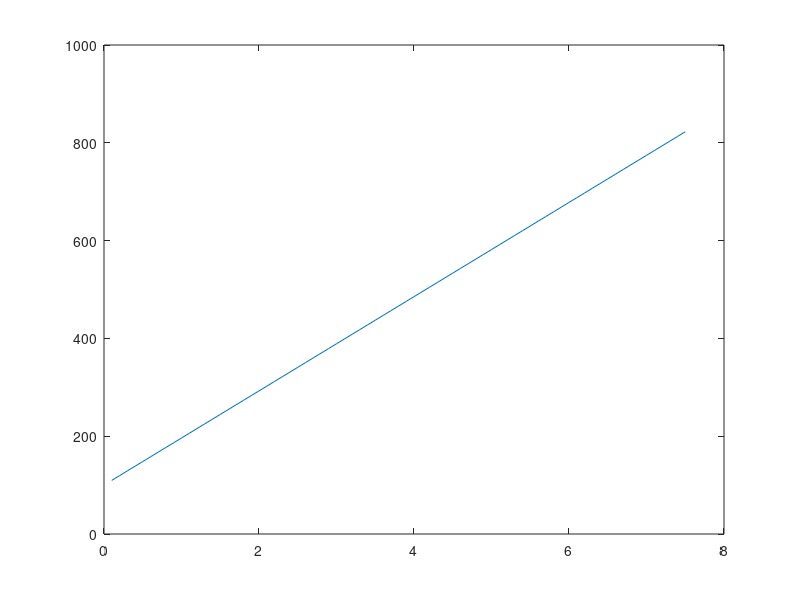

This figure's MATLAB source:
clear
clc
close all

%% Constant Initialization
g = 9.81; %gravity in m/s^2
m = 113; % kg, mass of cart fully loaded
vo_mph = 0; %initial velocity
vf_mph = 3; % final velocity in mph
vo = vo_mph*0.44704; %initial velocity in m/s
vf = vf_mph*0.44704; %final velocity in m/s
theta = 7.5; %max slope angle
vfy = vf*sind(theta); %vertical component of velocity
dist_mi = 5; %total distance cart is to travel in miles
dist = dist_mi*1609.34; %total distance cart is to travel in meters
dh = dist*sind(theta); %vertical component of total distance for given slope

%% Energy Calculations
KE = 1/2*m*(vf^2-vo^2); %kinetic energy of cart
PE = m*g*dh; %potential energy of cart
Wnet = KE + PE; %net work
dx = 3; %meters
a = vf^2/(2*dx); %acceleration needed to achieve max speed in dx meters
t = vf/a; %time to reach max speed
KEdot = KE/t; %power needed to achieve max speed
PEdot = m*g*vfy; %power needed to climb slope
dt = dh/vfy; % time it takes to climb slope at max speed in seconds
dt_hr = dt/3600; %time it takes to travel distance in hrs

%% Efficiency Calculations
losses = 0.75; %estimated losses in percent

%% Power Calculations
power_w = (KEdot+PEdot)/losses; %power needed in watts
power = power_w*0.00134102; % power in horsepower

%% Force Analysis

%% Motor Calculations
%voltage
%current
%power
%torque
%rpm
%curvedata

%% Gearbox Design/ Calculations


%% Battery Capacity
add_cap = 20*5; %additional capacity for charging 5 phones
capacity = (power_w*dt_hr)+add_cap; %battery capacity needed in kWh

%% Battery Configuration
v_motor = 24; %motor voltage
v_batt = 3.6; %battery voltage per cell
cap_batt = 4.2; %battery capacity in Ah
req_Ah = capacity/v_motor; %total battery Ah needed
parallel = ceil(req_Ah/cap_batt); %number of cells needed for desired Ah 
curr = 14.5; % max discharge current per cell
max_current = curr*parallel; %max battery pack discharge
series = ceil(v_motor/v_batt); %number of cells needed for desired motor voltage
num_cells = parallel*series; %number of battery cells needed
batt_weight = 70/1000; %battery weight in kg
tot_weight = num_cells*batt_weight; %total battery weight
batt_cost = 6.37; %battery cell cost in dollars
tot_cost = num_cells*batt_cost; %total battery cost

%% Speed vs Slope

%% Speed vs Power


%% Plots

%distance vs battery capacity
g = 9.81; %gravity in m/s^2
m = 113; % kg, mass of cart fully loaded
vo_mph = 0; %initial velocity
vf_mph = 3; % final velocity in mph
vo = vo_mph*0.44704; %initial velocity in m/s
vf = vf_mph*0.44704; %final velocity in m/s
theta = 7.5; %max slope angle
vfy = vf*sind(theta); %vertical component of velocity
dist_mi = 0.1:0.1:7.5; %total distance cart is to travel in miles
dist = dist_mi.*1609.34; %total distance cart is to travel in meters
dh = dist.*sind(theta); %vertical component of total distance for given slope
KE = 1/2*m*(vf^2-vo^2); %kinetic energy of cart
PE = m*g.*dh; %potential energy of cart
Wnet = KE + PE; %net work
dx = 3; %meters
a = vf^2/(2*dx); %acceleration needed to achieve max speed in dx meters
t = vf/a; %time to reach max speed
KEdot = KE/t; %power needed to achieve max speed
PEdot = m*g*vfy; %power needed to climb slope
dt = dh./vfy; % time it takes to climb slope at max speed in seconds
dt_hr = dt./3600; %time it takes to travel distance in hrs
losses = 0.75; %estimated losses in percent
power_w = (KEdot+PEdot)./losses; %power needed in watts
power = power_w.*0.00134102; % power in horsepower
add_cap = 20*5; %additional capacity for charging 5 phones
capacity = (power_w*dt_hr)+add_cap; %battery capacity needed in kWh
plot(dist_mi,capacity)


%cart weight vs power required
%cart weight vs battery capacity
%slope vs battery capacity
%wheel diameter vs motor speed
%battery capacity vs battery cost


